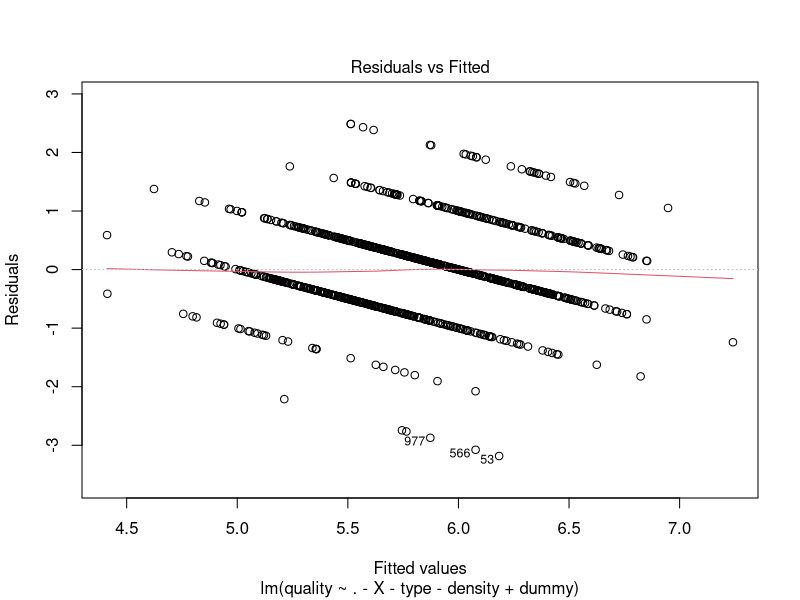
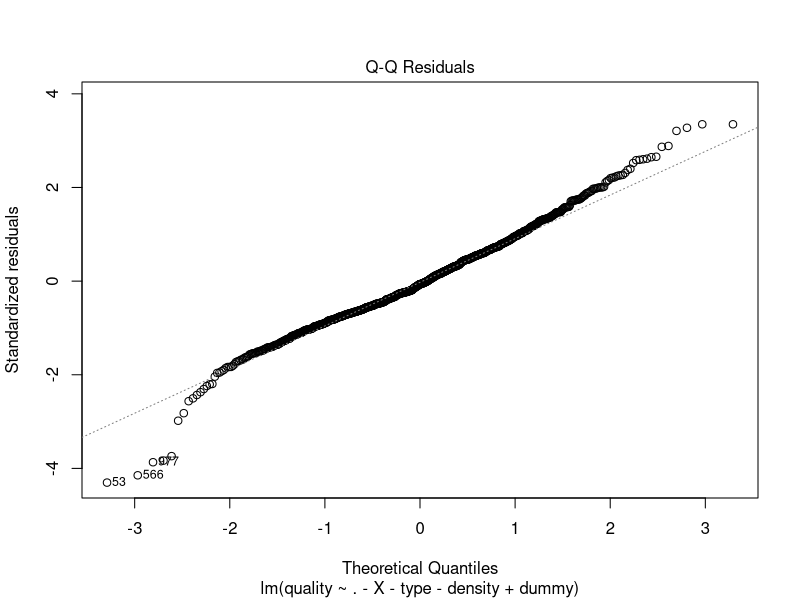
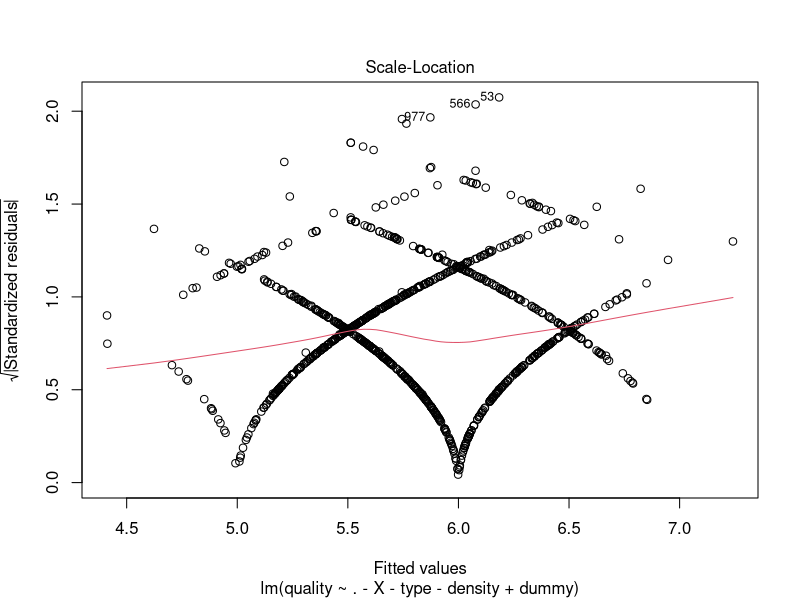
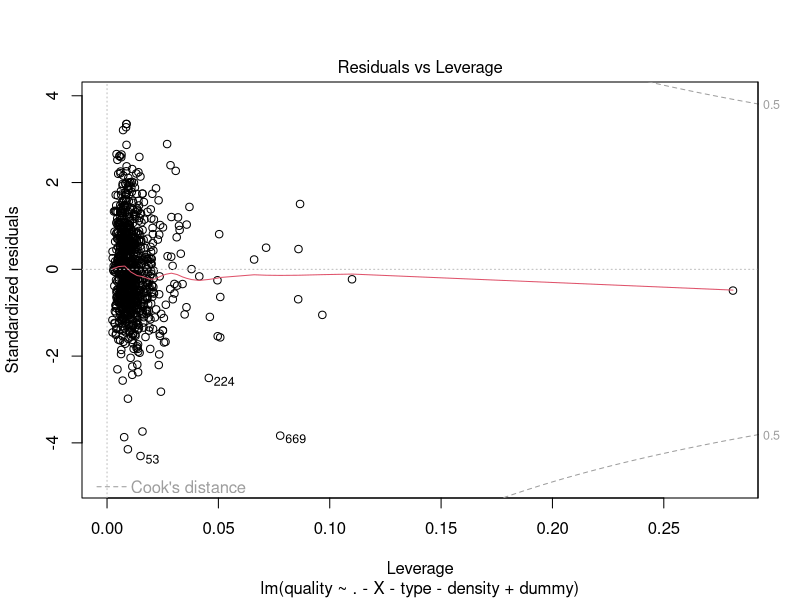
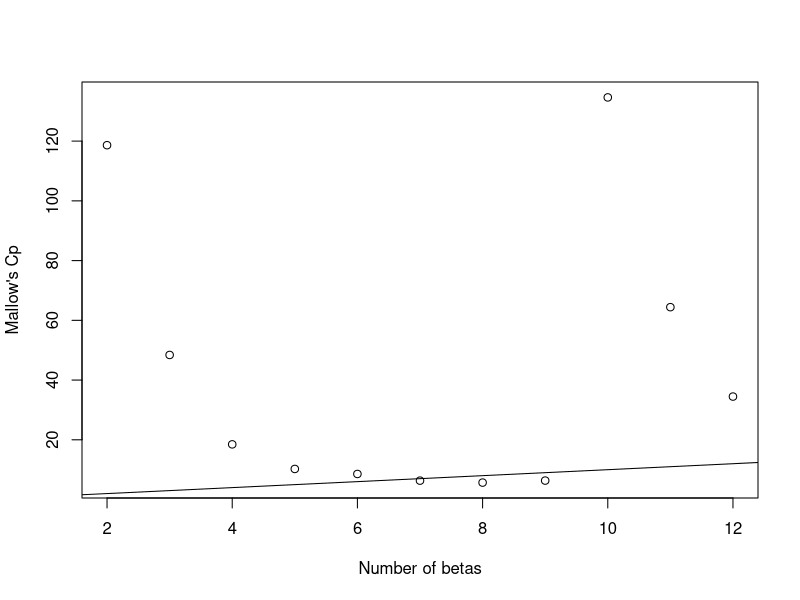

Here is the R script that generated these plots, in order:
#read in the data
wine<-read.csv("wine_sample.csv", header=TRUE)
wine$type
summary(wine)
n=nrow(wine)
#create dummy variable
dummy=vector("numeric",n)
dummy[wine$type=='red']=1
dummy[wine$type=='white']=0
#take out density due to collinearity 
linear_full <- lm(quality~. -X-type-density+dummy,data = wine)
summary(linear_full)
plot(linear_full)
#select model
#backward selection
linear_red1 <- lm(quality~. -X-type-density+dummy-citric.acid,data = wine)
summary(linear_red1)
linear_red2 <- lm(quality~. -X-type-density+dummy-citric.acid-pH,data = wine)
summary(linear_red2)
linear_red3 <- lm(quality~. -X-type-density+dummy-citric.acid-pH-total.sulfur.dioxide,data = wine)
summary(linear_red3)
linear_red4 <- lm(quality~. -X-type-density+dummy-citric.acid-pH-total.sulfur.dioxide-fixed.acidity,data = wine)
summary(linear_red4)
linear_red5 <- lm(quality~. -X-type-density+dummy-citric.acid-pH-total.sulfur.dioxide-fixed.acidity-free.sulfur.dioxide,data = wine)
summary(linear_red5)
#We end up with 6 predictors.

#There is a problem with this part. I can only comput 8 RSS but my p is 12.
install.packages('leaps')
require(leaps)
subset1=regsubsets(quality~. -X-type-density+dummy,nbest = 1,method = 'exhaustive',data=wine)
sum_subset<-summary(subset1)
sum_subset$which
#compute R2_adj
p_full=12
p=2:p_full
RSS_p=sum_subset$rss
totalSS=sum((wine$quality)-mean(wine$quality)^2)

n=nrow(wine)
R2_adj=1-(RSS_p/(n-p))/(totalSS/(n-1))
R2_adj

sigma_hat_full=summary(linear_full)$sigma
C_p=RSS_p/(sigma_hat_full^2)+2*p-n
C_p
plot(p,C_p,xlab="Number of betas",ylab="Mallow's Cp")
abline(0,1)
